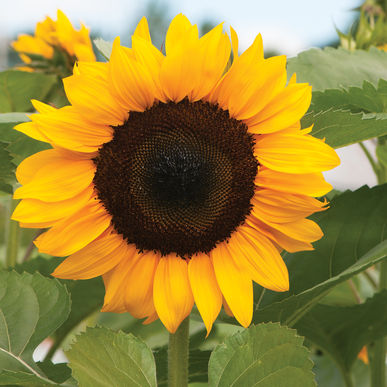
%> input picture dft/sunfl.jpg, 387 x 387 px
$ octave dft.m   (GNU Octave 9; MATLAB toolbox functions it lacks are replaced by stand-ins)
%> lines starting %> are read from the running program, lines starting %| are printed output that depends on the picture
pkg load image;
a=imread('sunfl.jpg');
%> a is the input picture: size 387x387x3 uint8; mean R, G, B 155.3, 133.5, 56.6
a=rgb2gray(a);
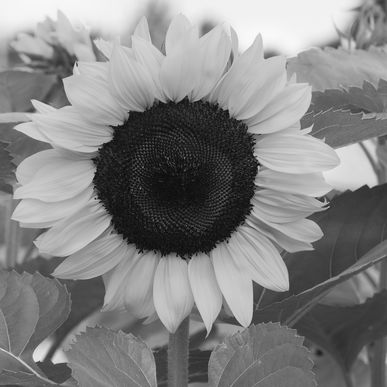
%> a: size 387x387 uint8; min 3, max 253, mean 131.3
figure();
a=uint8(imresize(a,[256,256]));
%> a: size 256x256 uint8
subplot(1,3,1);
imshow(a);
title('Original Resized image');
d=zeros(256,256);
omega=((-i)*2*pi/256);
for k=0:255
  for j=0:255
    d(k+1,j+1)=exp(omega*k*j);
  end
end

ad=double(a);
b=zeros(256,256);
b=(d*ad)*d;
subplot(1,3,2);
imshow(b);
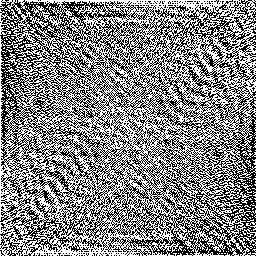
%> displayed picture: size 256x256, on the screen's scale of 0 to 255; min 0, max 255, mean 132.7
title('DFT');
id=zeros(256,256);
omega=(i*2*pi/256);
for k=0:255
  for j=0:255
    id(k+1,j+1)=exp(omega*k*j);
  end
end

%c=zeros(256,256);
c=(id*b)*id;
c=c./(256*256);
f=real(c);
subplot(1,3,3);
imshow(uint8(f));
title('IDFT');
